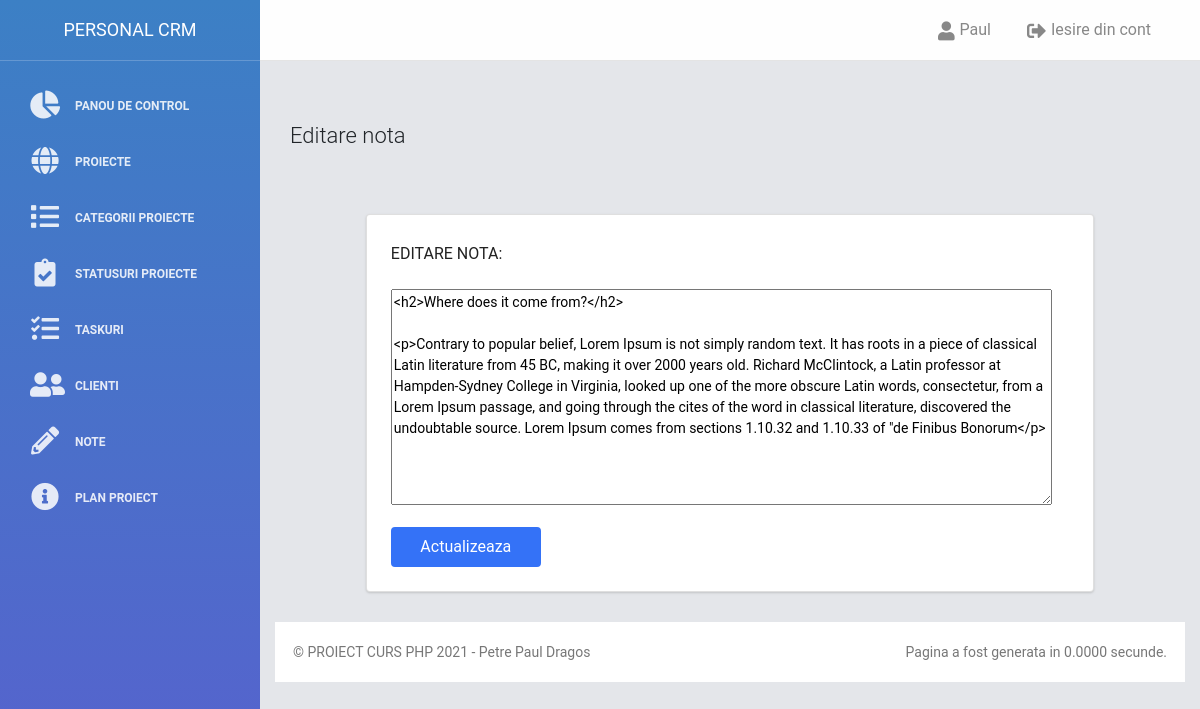
Page /nota_editare.php?modificaId=2 (signed in) on the committed database.
### tables this page shows
CREATE TABLE `utilizatori` (
  `id` int(11) NOT NULL,
  `utilizator` varchar(30) NOT NULL,
  `parola` varchar(30) NOT NULL,
  `nume` varchar(100) NOT NULL,
  `prenume` varchar(100) NOT NULL
);

CREATE TABLE `note` (
  `id` int(11) NOT NULL,
  `nota` text NOT NULL,
  `data` timestamp NOT NULL DEFAULT current_timestamp() ON UPDATE current_timestamp()
);

### clase/note_functii.php (called while the page is built, shortened)
<?php
require_once "config/bazadedate.php";
class Note {
	public function __construct() {
		global $conexiune;
		$this->con = $conexiune;
		if(mysqli_connect_error()) {
			trigger_error("Eroare la conectarea bazei de date: " . mysqli_connect_error());
		}else{
			return $this->con;
		}
	}
	public function afiseazaNoteByID($id) {
		    $query = "SELECT * FROM note WHERE id = '$id'";
		    $result = $this->con->query($query);
			if ($result->num_rows > 0) {
				$row = $result->fetch_assoc();
				return $row;
			} else {
				echo "Nu s-a gasit nici o nota!";
			}
	}
}

### nota_editare.php (the view, shortened to what this page needs)
<?php
  $titluPagina = 'Editare nota';
  include 'elemente/header.php';
  $noteObj = new Note();
  if(isset($_GET['modificaId']) && !empty($_GET['modificaId'])) {
    $modificaId = $_GET['modificaId'];
    $nota = $noteObj->afiseazaNoteByID($modificaId);
  }
?>
  <h4><?php echo $titluPagina ?></h4>
<div class="row">
<div class="container">
<div class="row mt-5">
  <div class="col-md-10 mx-auto">
  <form action="nota_editare.php" method="POST">
    <div class="card box-shadow p-4">
    <div class="form-group">
      <label class="col-form-label" for="mnota"><h5>Editare nota:</h5></label>
      <textarea name="mnota" id="nota" rows="10" cols="80"><?php echo $nota[ 'nota' ]; ?></textarea>
    </div>
    <input type="submit" name="actualizeaza" class="btn btn-fill btn-primary" value="Actualizeaza">
    </div>
  </form>
  </div>
</div>
</div>
<?php
include 'elemente/footer.php';
?>

### clase/utilizatori_functii.php (shortened to what this page needs)
<?php
require_once "config/bazadedate.php";
class Utilizatori {
	public function __construct() {
		global $conexiune;
		$this->con = $conexiune;
		if(mysqli_connect_error()) {
			trigger_error("Eroare la conectarea bazei de date: " . mysqli_connect_error());
		}else{
			return $this->con;
		}
	}
    public function afiseazaNumeUtilizator($id){
		$query = "SELECT * FROM utilizatori WHERE id = '$id'";
		    $result = $this->con->query($query);
		    while($row = mysqli_fetch_assoc($result)) {
			echo $row['nume'];
			}
	}
}

### elemente/style/css/style.css (style rules this page uses)
body { font-size: 14px; padding:0; background-color: #E9EBEE; }
.btn { cursor: pointer; }
input.btn { max-width: 150px!important; }
.box-shadow { box-shadow: 0 1px 3px 0 rgb(0 0 0 / 10%), 0 1px 2px 0 rgb(0 0 0 / 6%); }
.card .card-category, .card label { color: #222!important; }

### rows in the picture
utilizatori: nume "Paul"
note: mnota "<h2>Where does it come from?</h2> <p>Contrary to popular belief, Lorem Ipsum is not simply random text. It has roots in a piece of classical Latin literature from 45 BC, making it over 2000 years old. Richard McClintock, a Latin professor at Hampden-Sydney College in Virginia, looked up one of the more obscure Latin words, consectetur, from a Lorem Ipsum passage, and going through the cites of the word in classical literature, discovered the undoubtable source. Lorem Ipsum comes from sections 1.10.32 and 1.10.33 of \"de Finibus Bonorum</p>"

### other values in the picture
$titluPagina "Editare nota"
